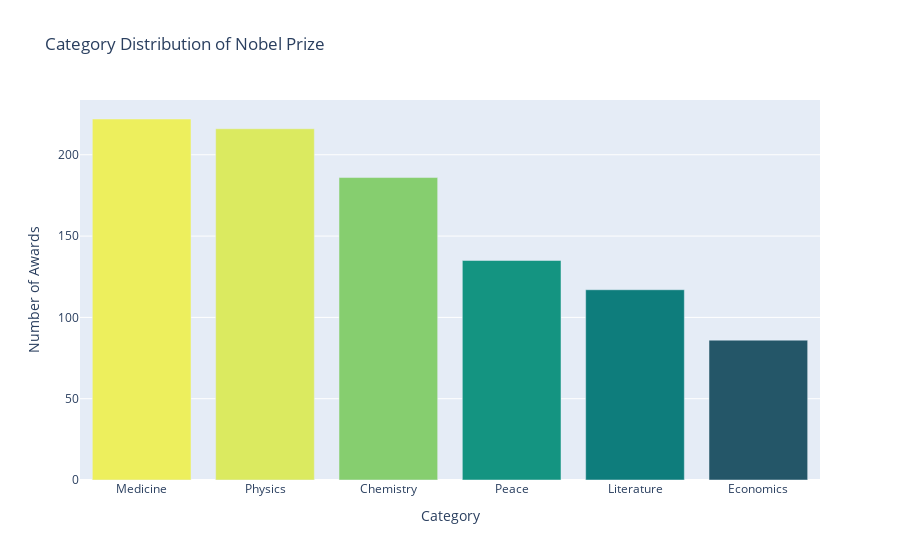

Here is the notebook cell this chart was saved with:
### Code cell
bar = px.bar(
    title='Category Distribution of Nobel Prize',
    data_frame=nobel_categories,
    x='category',
    y='count',
    hover_name='category',
    color='count',
    color_continuous_scale='Aggrnyl'
)

bar.update_layout(
    xaxis={
        'title': 'Category',
        'categoryorder': 'total descending'
    },
    yaxis={
        'title': 'Number of Awards'
    },
    coloraxis_showscale=False
)

bar.show()

### Figure 1 — Plotly figure (JSON) as saved in the notebook; plotly's stock layout.template omitted (floating-point values rounded to 4 significant figures)
{"data": [{"alignmentgroup": "True", "hovertemplate": "<b>%{hovertext}</b><br><br>category=%{x}<br>count=%{marker.color}<extra></extra>", "hovertext": ["Medicine", "Physics", "Chemistry", "Peace", "Literature", "Economics"], "legendgroup": "", "marker": {"color": [222, 216, 186, 135, 117, 86], "coloraxis": "coloraxis", "pattern": {"shape": ""}}, "name": "", "offsetgroup": "", "orientation": "v", "showlegend": false, "textposition": "auto", "type": "bar", "x": ["Medicine", "Physics", "Chemistry", "Peace", "Literature", "Economics"], "xaxis": "x", "y": [222, 216, 186, 135, 117, 86], "yaxis": "y"}], "layout": {"barmode": "relative", "coloraxis": {"colorbar": {"title": {"text": "count"}}, "colorscale": [[0, "rgb(36, 86, 104)"], [0.1667, "rgb(15, 114, 121)"], [0.3333, "rgb(13, 143, 129)"], [0.5, "rgb(57, 171, 126)"], [0.6667, "rgb(110, 197, 116)"], [0.8333, "rgb(169, 220, 103)"], [1, "rgb(237, 239, 93)"]], "showscale": false}, "legend": {"tracegroupgap": 0}, "title": {"text": "Category Distribution of Nobel Prize"}, "xaxis": {"anchor": "y", "categoryorder": "total descending", "domain": [0, 1], "title": {"text": "Category"}}, "yaxis": {"anchor": "x", "domain": [0, 1], "title": {"text": "Number of Awards"}}}}
